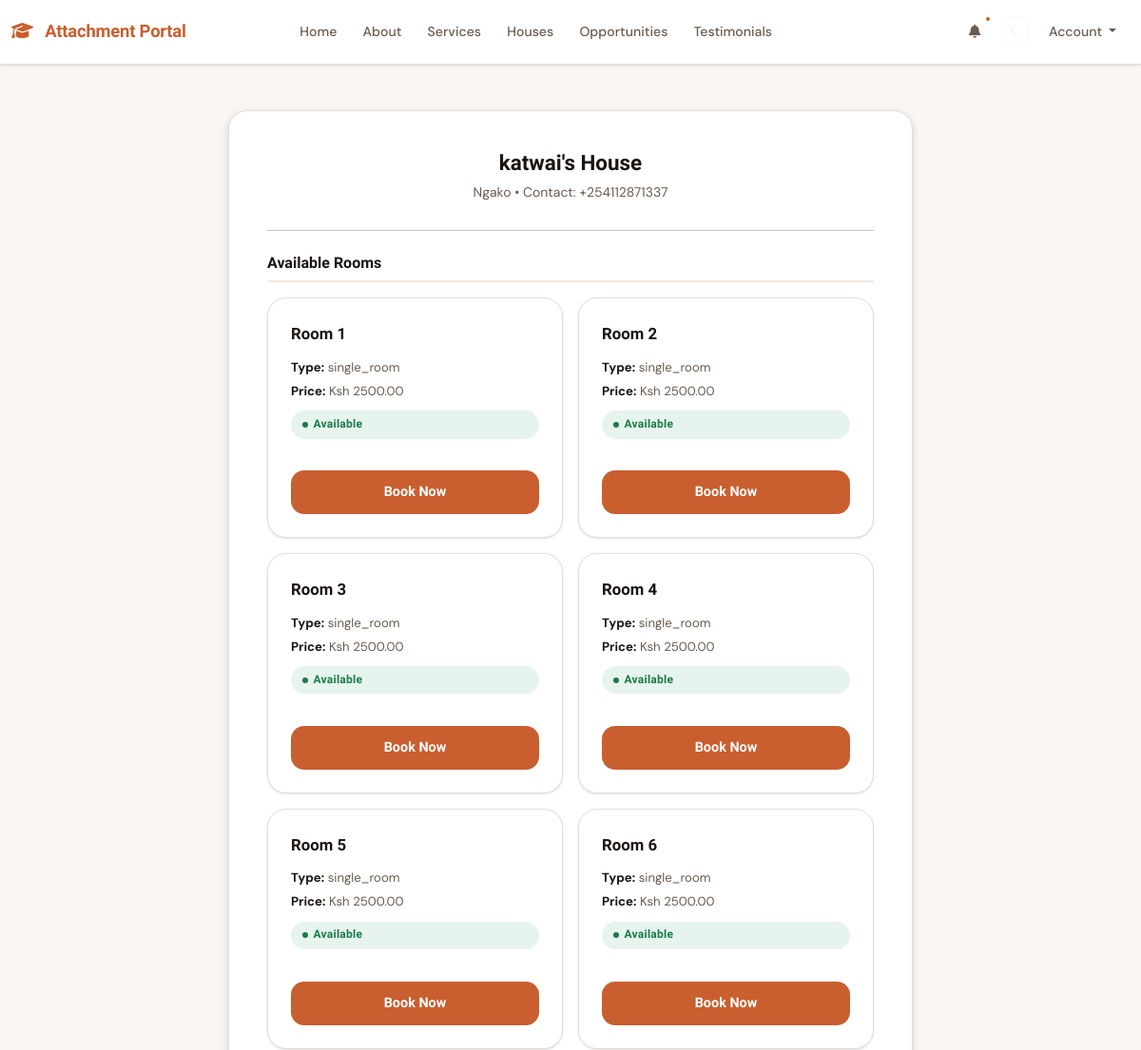
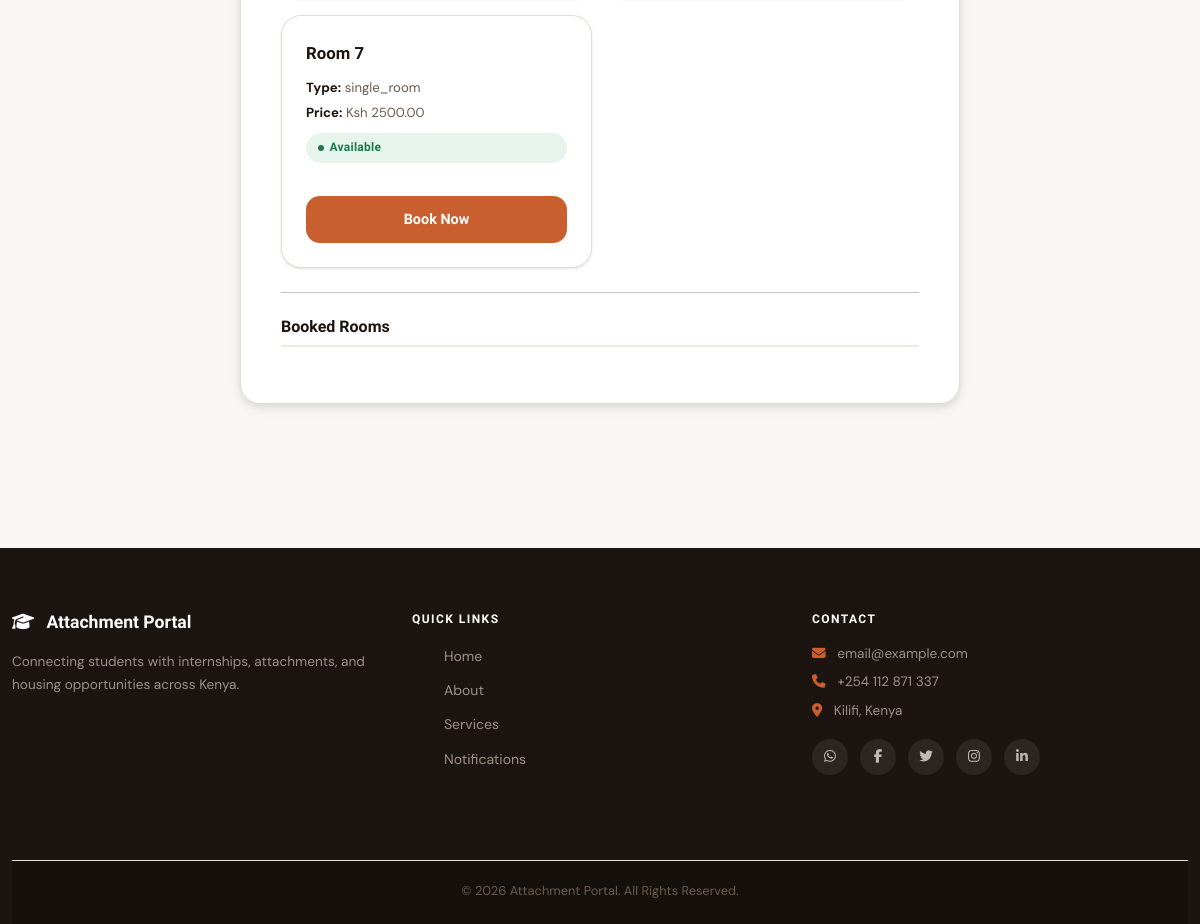
Page /housing/house/8/ on the committed database (2 pictures, top to bottom).
### housing/models.py (models this page shows, shortened)
class House(models.Model):
    landlord = models.ForeignKey(Landlord, on_delete=models.CASCADE, null=True, blank=True)
    owner_name  = models.CharField(max_length=200)
    phone_number = PhoneNumberField(region='KE')
    location = models.CharField(max_length=200)
    DESCRIPTION_CHOICES =(
        ('single_room', 'Single Room'),
        ('double_room', 'Double Room'),
        ('bed_sitter', 'Bed Sitter'),
        ('hostel', 'Hostel'),
    )
    description = models.CharField(max_length=255, choices=DESCRIPTION_CHOICES, default='single_room')
    total_rooms = models.PositiveIntegerField(default=1)
    rent  = models.DecimalField(max_digits=10, decimal_places=2)
    image = models.ImageField(upload_to='house_photos/')
    date_posted = models.DateTimeField(auto_now_add=True)

class Room(models.Model):
    ROOM_TYPE_CHOICES = (
        ('single_room', 'Single Room'),
        ('double_room', 'Double Room'),
        ('bed_sitter', 'Bed Sitter'),
        ('hostel', 'Hostel'),
    )
    house = models.ForeignKey(House, on_delete=models.CASCADE, related_name='rooms')
    room_number = models.CharField(max_length=10)
    room_type = models.CharField(max_length=50, choices=ROOM_TYPE_CHOICES, default='single_room')
    price = models.DecimalField(max_digits=10, decimal_places=2,default=0.00)
    image = models.ImageField(upload_to='room_images/', blank=True, null=True)
    is_booked = models.BooleanField(default=False)

### housing/views.py (the view)
# urls.py: path('house/<int:house_id>/', views.house_detail, name='house_detail'),
def house_detail(request, house_id):
    house = get_object_or_404(House, id=house_id)
    rooms = Room.objects.filter(house=house)
    available_rooms = rooms.filter(is_booked=False)
    booked_rooms = rooms.filter(is_booked=True)
    return render(request, 'housing/house_detail.html', {
        'house': house,
        'available_rooms': available_rooms,
        'booked_rooms': booked_rooms,
    })

### templates/housing/house_detail.html (shortened to what this page needs)
{% extends 'base.html' %}
{% load static %}
{% block content %}
<div class="auth-page">
    <div class="attachment-form-card">
        <div class="auth-header">
            <h4>{{ house.owner_name }}'s House</h4>
            <p>{{ house.location }} • Contact: {{ house.phone_number }}</p>
        </div>
        <hr>
        <h4 class="section-title">Available Rooms</h4>
        {% if available_rooms %}
            <div class="room-grid">
                {% for room in available_rooms %}
                    <div class="attachment-opportunity-card">
                        <div class="attachment-title">
                            Room {{ room.room_number }}
                        </div>
                        <div class="attachment-meta">
                            <p><strong>Type:</strong> {{ room.room_type }}</p>
                            <p><strong>Price:</strong> Ksh {{ room.price }}</p>
                        </div>
                        <span class="status-badge status-open">Available</span>
                        <div class="attachment-form-actions">
                            <a href="{% url 'book_room' room.id %}"
                               class="auth-btn">
                                Book Now
                            </a>
                        </div>
                    </div>
                {% endfor %}
            </div>
        {% else %}
            <p class="table-empty">No rooms available for this house at the moment.</p>
        {% endif %}
        <hr>
        <h4 class="section-title">Booked Rooms</h4>
    </div>
</div>
{% endblock %}

### static/css/main.css (style rules this page uses)
:root { --primary: #C95E2E; --primary-light: #F4E8E0; --primary-dark: #8F3E18; --accent: #2E7DC9; --accent-light: #E0EEF8; --surface: #FFFFFF; --surface-2: #F9F6F3; --surface-3: #F0EBE5; --border: #E4DDD6; --border-strong: #C9BEAF; --text-primary: #1C1410; --text-secondary: #6B5B4E; --text-muted: #A0887A; --success: #1A7A4A; --success-bg: #E6F4ED; --warning: #A06800; --warning-bg: #FFF4D6; --danger: #B52B2B; --danger-bg: #FBEAEA; --info: #1860A8; --info-bg: #E6EFF9; --radius-sm: 4px; --radius-md: 8px; --radius-lg: 14px; --radius-xl: 20px; --radius-pill: 999px; --shadow-sm: 0 1px 3px rgba(28,20,16,0.07), 0 1px 2px rgba(28,20,16,0.05); --shadow-md: 0 4px 12px rgba(28,20,16,0.09), 0 2px 6px rgba(28,20,16,0.06); --shadow-lg: 0 12px 32px rgba(28,20,16,0.12), 0 4px 12px rgba(28,20,16,0.07); --nav-height: 68px; --sidebar-w: 240px; --font-display: 'Sora', sans-serif; --font-body: 'DM Sans', sans-serif; }
*, *::before, *::after { box-sizing: border-box; margin: 0; padding: 0; }
html { scroll-behavior: smooth; font-size: 16px; }
body { font-family: var(--font-body); font-size: 1rem; line-height: 1.65; color: var(--text-primary); background: var(--surface-2); -webkit-font-smoothing: antialiased; transition: background 0.3s, color 0.3s; }
h1, h2, h3, h4, h5, h6 { font-family: var(--font-display); font-weight: 700; line-height: 1.25; color: var(--text-primary); }
a { color: var(--primary); text-decoration: none; transition: color 0.2s; }
p { margin-bottom: 0; }
.attachment-opportunity-card { background: var(--surface); border: 1px solid var(--border); border-radius: var(--radius-xl); padding: 1.5rem; box-shadow: var(--shadow-sm); transition: transform 0.2s, box-shadow 0.2s, border-color 0.2s; display: flex; flex-direction: column; gap: 0.6rem; height: 100%; }
.attachment-title { font-family: var(--font-display); font-size: 1.05rem; font-weight: 600; color: var(--text-primary); }
.attachment-meta { display: flex; flex-direction: column; gap: 0.2rem; }
.attachment-meta p { font-size: 0.825rem; color: var(--text-secondary); margin: 0; }
.attachment-meta strong { color: var(--text-primary); }
.status-badge { display: inline-flex; align-items: center; gap: 0.35rem; font-size: 0.75rem; font-weight: 600; padding: 0.3rem 0.75rem; border-radius: var(--radius-pill); letter-spacing: 0.02em; font-family: var(--font-display); }
.status-badge::before { content: ''; width: 6px; height: 6px; border-radius: 50%; background: currentColor; flex-shrink: 0; }
.status-open { background: var(--success-bg); color: var(--success); }
.auth-page { min-height: calc(100vh - var(--nav-height)); display: flex; align-items: flex-start; justify-content: center; padding: 3rem 1rem; background: var(--surface-2); }
.auth-header { text-align: center; margin-bottom: 1.75rem; }
.auth-header h4 { font-size: 1.4rem; font-weight: 700; color: var(--text-primary); margin-bottom: 0.4rem; }
.auth-header p { font-size: 0.875rem; color: var(--text-secondary); }
.auth-btn { display: inline-flex; align-items: center; justify-content: center; width: 100%; padding: 0.7rem 1.5rem; background: var(--primary); color: #fff !important; font-family: var(--font-display); font-size: 0.9rem; font-weight: 600; border: none; border-radius: var(--radius-lg); cursor: pointer; transition: background 0.2s, transform 0.15s; text-align: center; text-decoration: none; }
.attachment-form-card { background: var(--surface); border: 1px solid var(--border); border-radius: var(--radius-xl); padding: 2.5rem; width: 100%; max-width: 720px; box-shadow: var(--shadow-md); }
.attachment-form-actions { display: flex; gap: 0.75rem; flex-wrap: wrap; margin-top: 1.5rem; }
.attachment-form-actions .auth-btn, .attachment-form-actions .auth-btn-outline { width: auto; flex: 1; min-width: 120px; }
.room-grid { display: grid; grid-template-columns: repeat(auto-fill, minmax(220px, 1fr)); gap: 1rem; margin-bottom: 1.5rem; }
.section-title { font-size: 1rem; font-weight: 700; color: var(--text-primary); margin: 1.5rem 0 1rem; padding-bottom: 0.5rem; border-bottom: 2px solid var(--primary-light); }

### rows in the picture
House: owner_name "katwai", location "Ngako", phone_number "+254112871337"
Room: room_number "1", room_type "single_room", price "2500.00"
Room: room_number "2", room_type "single_room", price "2500.00"
Room: room_number "3", room_type "single_room", price "2500.00"
Room: room_number "4", room_type "single_room", price "2500.00"
Room: room_number "5", room_type "single_room", price "2500.00"
Room: room_number "6", room_type "single_room", price "2500.00"
Room: room_number "7", room_type "single_room", price "2500.00"
